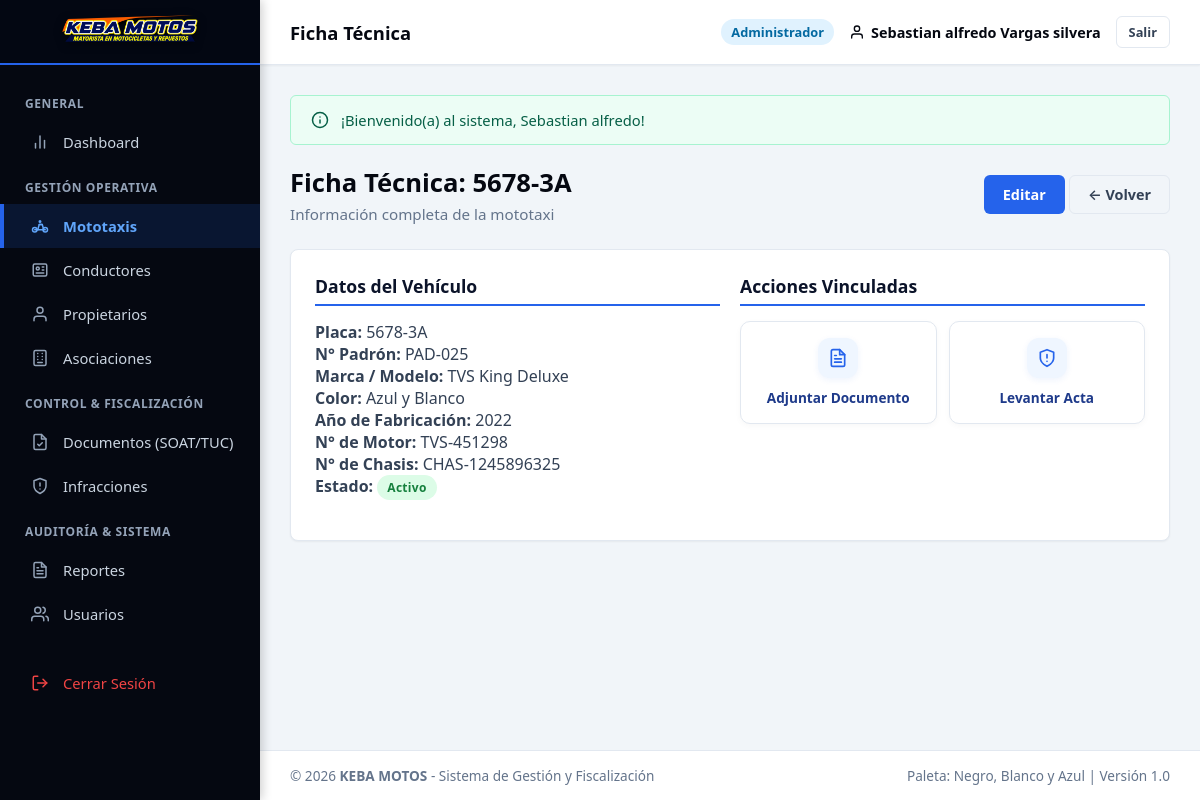
Page /vista/vehiculos/ver_vehiculo.php?id=2 (signed in) on the committed database.
### tables this page shows
CREATE TABLE `vehiculos` (
  `id_vehiculo` INT AUTO_INCREMENT PRIMARY KEY,
  `placa` VARCHAR(10) NOT NULL UNIQUE,
  `numero_padron` VARCHAR(20) NULL,
  `marca` VARCHAR(50) NOT NULL,
  `modelo` VARCHAR(50) NULL,
  `color` VARCHAR(50) NOT NULL,
  `anio_fabricacion` YEAR NULL,
  `numero_motor` VARCHAR(50) NULL,
  `numero_chasis` VARCHAR(50) NULL,
  `id_propietario` INT NOT NULL,
  `id_asociacion` INT NULL,
  `foto` VARCHAR(255) NULL,
  `estado` ENUM('Activo', 'Inactivo', 'De Baja', 'Observado') DEFAULT 'Activo',
  `created_at` TIMESTAMP DEFAULT CURRENT_TIMESTAMP,
  `updated_at` TIMESTAMP DEFAULT CURRENT_TIMESTAMP ON UPDATE CURRENT_TIMESTAMP,
  CONSTRAINT `fk_vehiculos_propietarios` FOREIGN KEY (`id_propietario`) REFERENCES `propietarios` (`id_propietario`) ON UPDATE CASCADE,
  CONSTRAINT `fk_vehiculos_asociaciones` FOREIGN KEY (`id_asociacion`) REFERENCES `asociaciones` (`id_asociacion`) ON UPDATE CASCADE ON DELETE SET NULL
);

### configuracion/conexion.php (called while the page is built, shortened)
<?php
class Database {
    private static $host = "localhost";
    private static $db_name = "keba";
    private static $username = "root";
    private static $password = "";
    private static $conexion = null;
    public static function conectar() {
        if (self::$conexion === null) {
            try {
                $opciones = [
                    PDO::ATTR_ERRMODE => PDO::ERRMODE_EXCEPTION,
                    PDO::ATTR_DEFAULT_FETCH_MODE => PDO::FETCH_ASSOC,
                    PDO::ATTR_EMULATE_PREPARES => true,
                    PDO::MYSQL_ATTR_MULTI_STATEMENTS => true,
                    PDO::MYSQL_ATTR_INIT_COMMAND => "SET NAMES utf8mb4 COLLATE utf8mb4_unicode_ci"
                ];
                try {
                    $dsn = "mysql:host=" . self::$host . ";dbname=" . self::$db_name . ";charset=utf8mb4";
                    self::$conexion = new PDO($dsn, self::$username, self::$password, $opciones);
                } catch (PDOException $e) {
                    if ($e->getCode() == 1049 || stripos($e->getMessage(), 'Unknown database') !== false) {
                        $dsnRoot = "mysql:host=" . self::$host . ";charset=utf8mb4";
                        $pdoRoot = new PDO($dsnRoot, self::$username, self::$password, $opciones);
                        $pdoRoot->exec("CREATE DATABASE IF NOT EXISTS `" . self::$db_name . "` CHARACTER SET utf8mb4 COLLATE utf8mb4_unicode_ci;");
                        $pdoRoot = null;
                        $dsn = "mysql:host=" . self::$host . ";dbname=" . self::$db_name . ";charset=utf8mb4";
                        self::$conexion = new PDO($dsn, self::$username, self::$password, $opciones);
                    } else {
                        throw $e;
                    }
                }
                $check = self::$conexion->query("SHOW TABLES LIKE 'usuarios'");
            } catch (PDOException $e) {
                die("<div style='padding:20px; font-family:sans-serif; background:#fee2e2; color:#991b1b; border:1px solid #f87171; border-radius:8px; margin:20px;'>
                        <strong>Error al conectar con la Base de Datos:</strong> " . htmlspecialchars($e->getMessage()) . "<br><br>
                        <em>Asegúrate de que MySQL esté activo en el Panel de Control de XAMPP.</em>
                     </div>");
            }
        }
        return self::$conexion;
    }
}

### modelos/Vehiculo.php (called while the page is built, shortened)
<?php
require_once dirname(__DIR__) . '/configuracion/conexion.php';
class Vehiculo {
    private $db;
    public function __construct() {
        $this->db = Database::conectar();
    }
    public function obtenerPorId($id) {
        $stmt = $this->db->prepare("SELECT * FROM vehiculos WHERE id_vehiculo = :id LIMIT 1");
        $stmt->execute([':id' => $id]);
        return $stmt->fetch();
    }
}

### ayudantes/funciones.php (called while the page is built, shortened)
<?php
function vistaUrl($ruta) {
    return BASE_URL . 'vista/' . ltrim($ruta, '/');
}

### vista/vehiculos/ver_vehiculo.php (the view, shortened to what this page needs)
<?php
require_once dirname(__DIR__) . '/plantillas/header.php';
require_once dirname(__DIR__) . '/plantillas/sidebar.php';
require_once dirname(__DIR__) . '/plantillas/navbar.php';
require_once dirname(dirname(__DIR__)) . '/modelos/Vehiculo.php';
$id = (int)($_GET['id'] ?? 0);
$vehiculoMod = new Vehiculo();
$v = $vehiculoMod->obtenerPorId($id);
?>
<div class="page-header">
    <div>
        <h1 class="page-title">Ficha Técnica: <?= htmlspecialchars($v['placa']) ?></h1>
        <p class="page-subtitle">Información completa de la mototaxi</p>
    </div>
    <div>
        <a href="<?= vistaUrl('vehiculos/editar_vehiculo.php?id=' . $v['id_vehiculo']) ?>" class="btn btn-primary">Editar</a>
        <a href="<?= vistaUrl('vehiculos/listar_vehiculos.php') ?>" class="btn btn-outline">&larr; Volver</a>
    </div>
</div>
<div class="card">
    <div class="row">
        <div class="col-md-6 mb-3">
            <h3 style="font-size: 1.1rem; color: #0b1329; border-bottom: 2px solid #2563eb; padding-bottom: 6px; margin-bottom: 15px;">Datos del Vehículo</h3>
            <p><strong>Placa:</strong> <?= htmlspecialchars($v['placa']) ?></p>
            <p><strong>N° Padrón:</strong> <?= htmlspecialchars($v['numero_padron'] ?? '-') ?></p>
            <p><strong>Marca / Modelo:</strong> <?= htmlspecialchars($v['marca'] . ' ' . $v['modelo']) ?></p>
            <p><strong>Color:</strong> <?= htmlspecialchars($v['color']) ?></p>
            <p><strong>Año de Fabricación:</strong> <?= htmlspecialchars($v['anio_fabricacion'] ?? '-') ?></p>
            <p><strong>N° de Motor:</strong> <?= htmlspecialchars($v['numero_motor'] ?? '-') ?></p>
            <p><strong>N° de Chasis:</strong> <?= htmlspecialchars($v['numero_chasis'] ?? '-') ?></p>
            <p><strong>Estado:</strong> <span class="badge badge-success"><?= htmlspecialchars($v['estado']) ?></span></p>
        </div>
        <div class="col-md-6 mb-3">
            <h3 style="font-size: 1.1rem; color: #0b1329; border-bottom: 2px solid #2563eb; padding-bottom: 6px; margin-bottom: 15px;">Acciones Vinculadas</h3>
            <div class="quick-actions">
                <a href="<?= vistaUrl('documentos/registrar_documento.php') ?>" class="action-tile">
                    <div class="tile-icon-wrapper" style="width: 40px; height: 40px; margin-bottom: 2px;">
                    </div>
                    <span>Adjuntar Documento</span>
                </a>
                <a href="<?= vistaUrl('fiscalizacion/registrar_infraccion.php') ?>" class="action-tile">
                    <div class="tile-icon-wrapper" style="width: 40px; height: 40px; margin-bottom: 2px;">
                        <svg style="width: 20px; height: 20px;" viewBox="0 0 24 24" fill="none" stroke="currentColor" stroke-width="2" stroke-linecap="round" stroke-linejoin="round"><path d="M12 22s8-4 8-10V5l-8-3-8 3v7c0 6 8 10 8 10z"></path><line x1="12" y1="8" x2="12" y2="12"></line><line x1="12" y1="16" x2="12.01" y2="16"></line></svg>
                    </div>
                    <span>Levantar Acta</span>
                </a>
            </div>
        </div>
    </div>
</div>
<?php require_once dirname(__DIR__) . '/plantillas/footer.php'; ?>

### assets/css/estilos.css (style rules this page uses)
:root { --color-primary: #0284c7; --color-primary-dark: #0369a1; --color-primary-light: #e0f2fe; --color-blue-accent: #2563eb; --color-black: #050811; --color-black-card: #0d121f; --color-black-border: #1a233a; --color-black-light: #1e293b; --color-white: #ffffff; --color-gray-50: #f8fafc; --color-gray-100: #f1f5f9; --color-gray-200: #e2e8f0; --color-gray-500: #64748b; --color-gray-700: #334155; --color-success: #10b981; --color-warning: #f59e0b; --color-danger: #ef4444; --color-info: #0284c7; --sidebar-width: 260px; --header-height: 65px; --font-main: 'Segoe UI', system-ui, -apple-system, sans-serif; --shadow-sm: 0 1px 2px 0 rgba(0, 0, 0, 0.05); --shadow-md: 0 4px 6px -1px rgba(0, 0, 0, 0.1), 0 2px 4px -1px rgba(0, 0, 0, 0.06); --shadow-lg: 0 10px 15px -3px rgba(0, 0, 0, 0.15), 0 4px 6px -2px rgba(0, 0, 0, 0.05); }
* { margin: 0; padding: 0; box-sizing: border-box; font-family: var(--font-main); }
body { background-color: var(--color-gray-100); color: var(--color-gray-700); min-height: 100vh; display: flex; flex-direction: column; }
.tile-icon-wrapper { width: 50px; height: 50px; border-radius: 12px; background: #eff6ff; color: #2563eb; display: flex; align-items: center; justify-content: center; transition: all 0.25s cubic-bezier(0.4, 0, 0.2, 1); box-shadow: 0 2px 6px rgba(37, 99, 235, 0.08); }
.tile-icon-wrapper svg { width: 24px; height: 24px; }
.page-header { display: flex; align-items: center; justify-content: space-between; margin-bottom: 25px; flex-wrap: wrap; gap: 15px; }
.page-title { font-size: 1.6rem; font-weight: 800; color: var(--color-black); }
.page-subtitle { color: var(--color-gray-500); font-size: 0.95rem; margin-top: 4px; }
.btn { display: inline-flex; align-items: center; justify-content: center; gap: 8px; padding: 9px 18px; border-radius: 6px; font-size: 0.9rem; font-weight: 600; cursor: pointer; text-decoration: none; transition: all 0.2s ease; border: 1px solid transparent; }
.btn-primary { background-color: var(--color-blue-accent); color: var(--color-white); }
.btn-outline { background-color: transparent; border-color: var(--color-gray-200); color: var(--color-gray-700); }
.card { background-color: var(--color-white); border-radius: 8px; border: 1px solid var(--color-gray-200); box-shadow: var(--shadow-sm); padding: 24px; margin-bottom: 25px; }

### assets/css/tablas.css (style rules this page uses)
.badge { display: inline-block; padding: 4px 10px; border-radius: 20px; font-size: 0.75rem; font-weight: 700; text-align: center; letter-spacing: 0.3px; }
.badge-success { background-color: #dcfce7; color: #15803d; }

### assets/css/dashboard.css (style rules this page uses)
.quick-actions { display: grid; grid-template-columns: repeat(auto-fit, minmax(140px, 1fr)); gap: 12px; }
.action-tile { background-color: #ffffff; border: 1.5px solid #e2e8f0; border-radius: 10px; padding: 16px 12px; text-align: center; text-decoration: none; color: #1e3a8a; font-weight: 700; font-size: 0.85rem; display: flex; flex-direction: column; align-items: center; gap: 8px; transition: all 0.25s cubic-bezier(0.4, 0, 0.2, 1); box-shadow: 0 2px 6px rgba(0, 0, 0, 0.03); }

### rows in the picture
vehiculos: placa "5678-3A", numero_padron "PAD-025", marca+modelo "TVS King Deluxe", color "Azul y Blanco", anio_fabricacion "2022", numero_motor "TVS-451298", numero_chasis "CHAS-1245896325", estado "Activo"

### other values in the picture
$subtituloNavbar "Ficha Técnica"
$usuarioActivo['rol_nombre'] "Administrador"
$flash['mensaje'] "¡Bienvenido(a) al sistema, Sebastian alfredo!"
